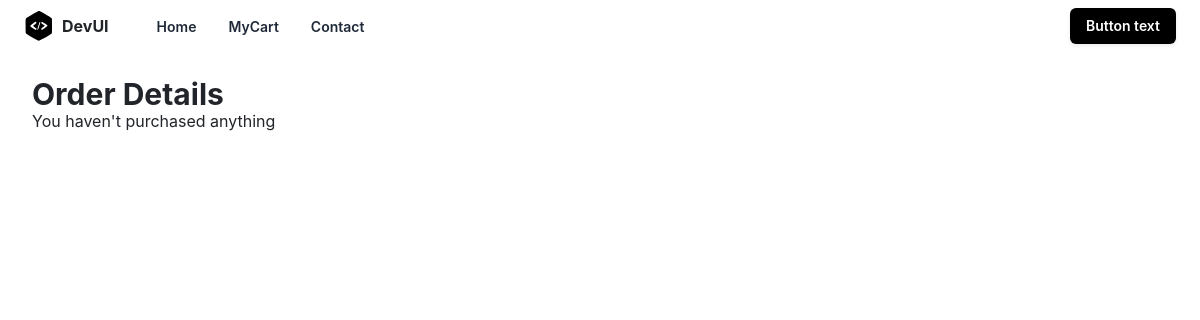
The page /orders/ (signed in) on the database as committed earlier.
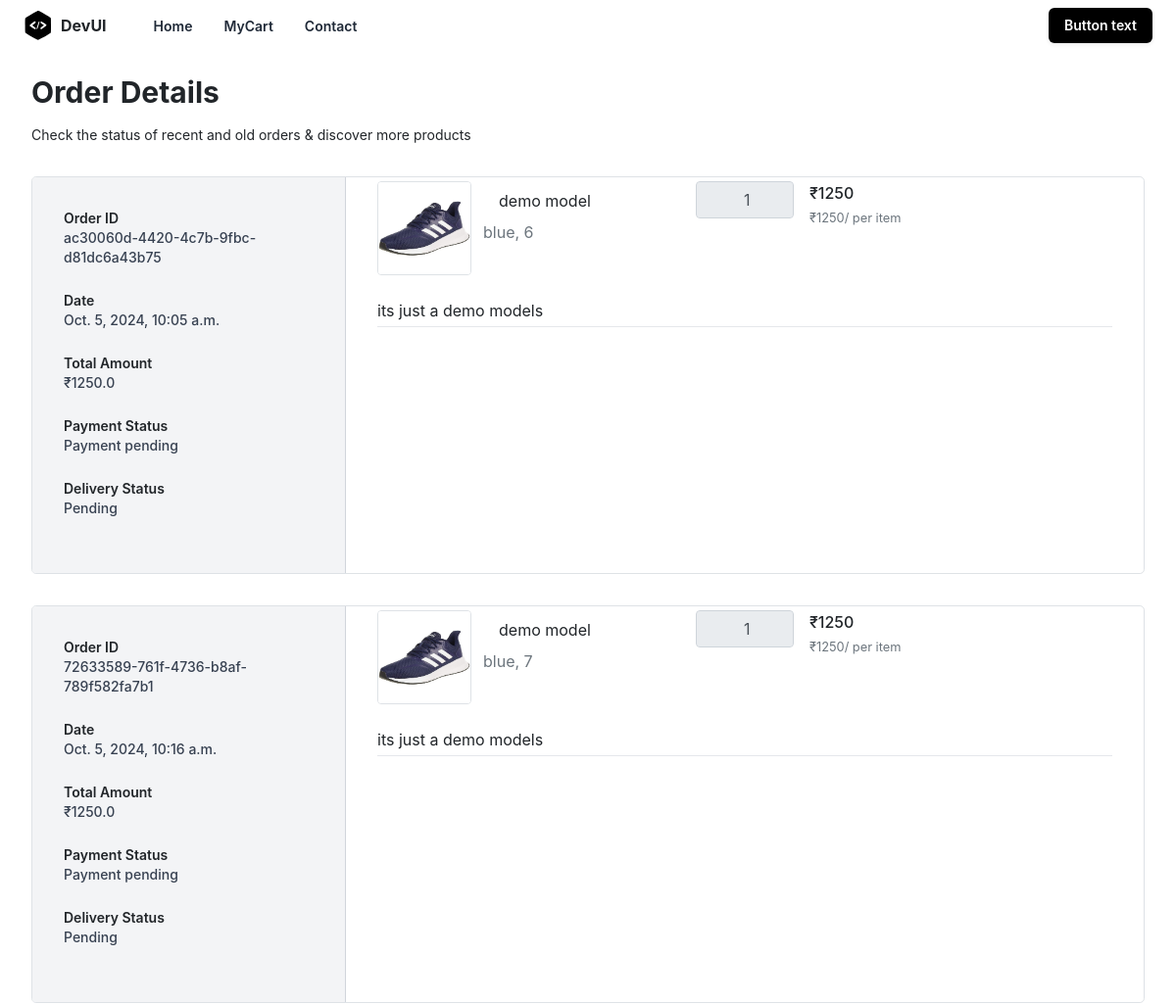
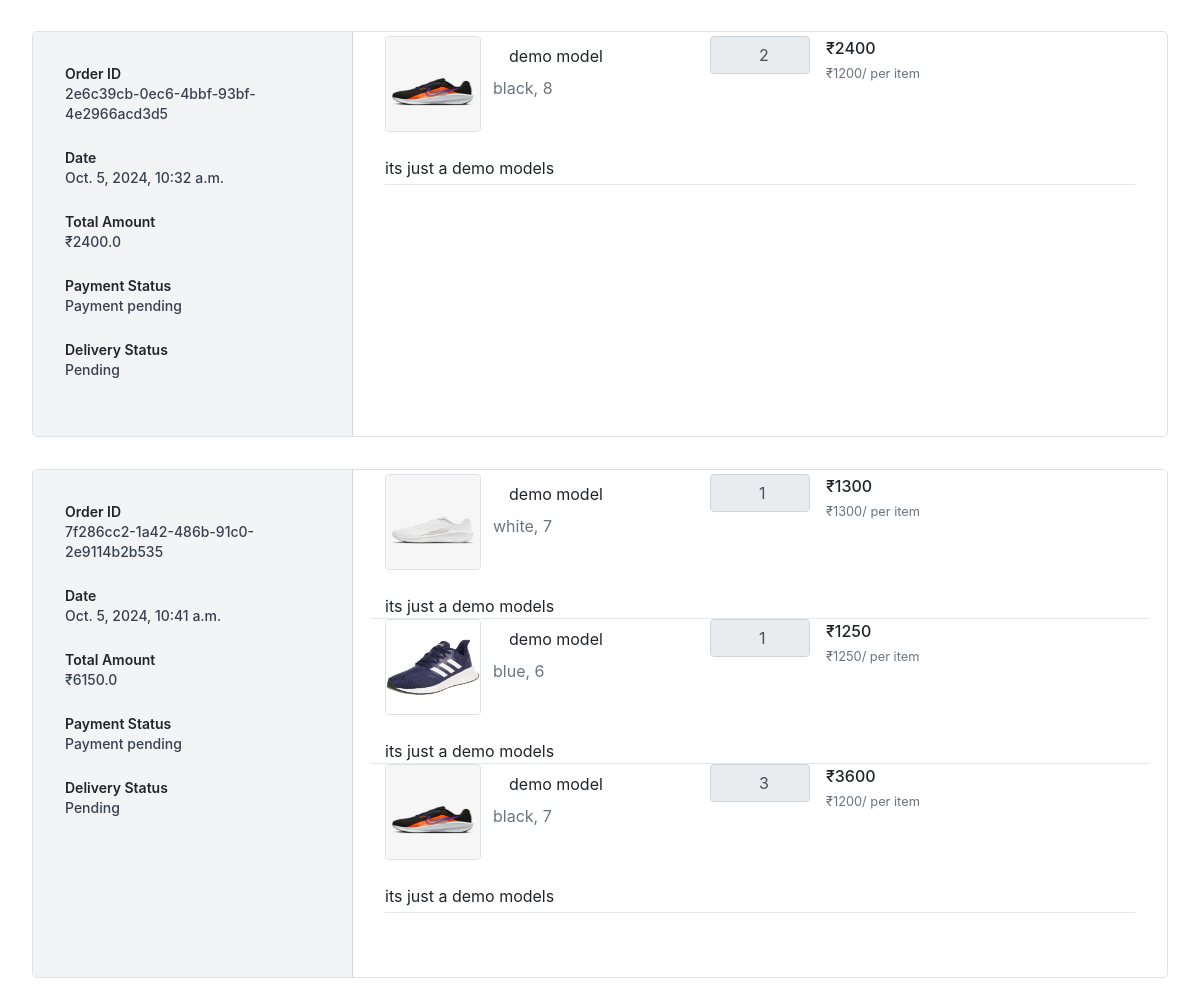
The same page on the database as committed later (2 pictures, top to bottom).
### store/models.py (models this page shows)
class OrderSummary(models.Model):
    STATUS_PENDING = 'Pending'
    STATUS_SHIPPED = 'Shipped'
    STATUS_DELIVERED = 'Dilivered'
    STATUS_CANCELLED = 'Cancelled'
    STATUS_CHOICES = [
        (STATUS_PENDING, 'Pending'),
        (STATUS_SHIPPED, 'Shipped'),
        (STATUS_DELIVERED, 'Delivered'),
        (STATUS_CANCELLED, 'Cancelled'),
    ]
    user_object=models.ForeignKey(User,on_delete=models.CASCADE,related_name="orders")
    cart_items_object=models.ManyToManyField(CartItems)
    shipping_address=models.ForeignKey(ShippingAddress,on_delete=models.CASCADE)
    order_id=models.CharField(max_length=200,null=True,unique=True)
    payment_method=models.CharField(max_length=200,null=True)
    delivery_status=models.CharField(
        max_length=200,
        choices=STATUS_CHOICES,
        default=STATUS_PENDING,
    )
    is_paid=models.BooleanField(default=False)
    created_date=models.DateTimeField(auto_now_add=True)
    updated_date=models.DateTimeField(auto_now=True)
    is_active=models.BooleanField(default=True)
    total=models.FloatField(null=True)

class CartItems(models.Model):
    wishlist_object=models.ForeignKey(Cart,on_delete=models.CASCADE,related_name="cart_items")
    product_variant_object=models.ForeignKey(ProductVariant,on_delete=models.CASCADE)
    size_variant=models.PositiveIntegerField(null=True)
    quantity=models.PositiveIntegerField(null=True)
    total=models.PositiveIntegerField(null=True)
    is_order_placed=models.BooleanField(default=False)
    created_date=models.DateTimeField(auto_now_add=True)
    updated_date=models.DateTimeField(auto_now=True)
    is_active=models.BooleanField(default=True)

class ProductVariant(models.Model):
    product_object=models.ForeignKey(Product,on_delete=models.CASCADE,related_name='product_variant')
    color_variant=models.CharField(max_length=100,null=True)
    variant_img=models.ImageField(upload_to="variant_pictures",default="/product_pictures/default.png")
    price_variant=models.PositiveIntegerField()
    created_date=models.DateTimeField(auto_now_add=True)
    updated_date=models.DateTimeField(auto_now=True)
    is_active=models.BooleanField(default=True)

class Product(models.Model):
    title=models.CharField(max_length=200)
    description=models.TextField()
    brand_object=models.ForeignKey(Brand,on_delete=models.CASCADE)
    category_object=models.ForeignKey(Category,on_delete=models.CASCADE)
    owner=models.ForeignKey(User,on_delete=models.CASCADE,related_name="projects")
    thumbnail=models.ImageField(upload_to="product_pictures",default="/product_pictures/default.png")
    size_objects=models.ManyToManyField(Size)
    price=models.PositiveIntegerField()
    created_date=models.DateTimeField(auto_now_add=True)
    updated_date=models.DateTimeField(auto_now=True)
    is_active=models.BooleanField(default=True)
    def __str__(self):
        return self.title

### store/views.py (the view)
# urls.py: path('orders/',views.OrderSummaryView.as_view(),name='orders')
class OrderSummaryView(View):
    def get(self,request,*args,**kwargs):
        orders=OrderSummary.objects.filter(user_object=request.user).order_by('created_date')
        return render(request,'store/order_summary.html',{'orders':orders})

### store/templates/store/order_summary.html
{%extends 'store/base.html'%}
{%block main_block%}
<div class="mx-auto my-4 max-w-6xl px-2 md:my-6 md:px-0">
    <h2 class="text-3xl font-bold">Order Details</h2>
    {%if orders%}
    <div class="mt-3 text-sm">
      Check the status of recent and old orders &amp; discover more products
    </div>
    {%for o in orders%}
    <div class="mt-8 flex flex-col overflow-hidden rounded-lg border border-gray-300 md:flex-row">
        <div class="w-full border-r border-gray-300 bg-gray-100 md:max-w-xs">
          <div class="p-8">
            <div class="grid grid-cols-2 sm:grid-cols-4 md:grid-cols-1">
              <div class="mb-4">
                <div class="text-sm font-semibold">Order ID</div>
                <div class="text-sm font-medium text-gray-700">{{o.order_id}}</div>
              </div>
              <div class="mb-4">
                <div class="text-sm font-semibold">Date</div>
                <div class="text-sm font-medium text-gray-700">{{o.created_date}}</div>
              </div>
              <div class="mb-4">
                <div class="text-sm font-semibold">Total Amount</div>
                <div class="text-sm font-medium text-gray-700">₹{{o.total}}</div>
              </div>
              <div class="mb-4">
                <div class="text-sm font-semibold">Payment Status</div>
                <div class="text-sm font-medium text-gray-700">{%if o.is_paid == True %}
                    Payment completed
                    {%else%}
                    Payment pending
                    {%endif%}
                </div>
                <br>
                <div class="text-sm font-semibold">Delivery Status</div>
                <div class="text-sm font-medium text-gray-700">
                    {{o.delivery_status}}
                </div>
              </div>
            </div>
          </div>
        </div>
        <div class="flex-1">
          <div class="p-8">
            <ul class="-my-7 divide-y divide-gray-200">
              {%for p in o.cart_items_object.all%}
              <div class="row gy-3 mb-4">
                <div class="col-lg-5">
                  <div class="me-lg-5">
                    <div class="d-flex">
                      <img src="{{p.product_variant_object.variant_img.url}}" class="border rounded me-3" style="width: 96px; height: 96px;" />
                      <div class="">
                        <p class="nav-link">{{p.product_variant_object.product_object}}</p>
                        <p class="text-muted">{{p.product_variant_object.color_variant}}, {{p.size_variant}}</p>
                      </div>
                    </div>
                  </div>
                </div>
                <div class="col-lg-2 col-sm-6 col-6 d-flex flex-row flex-lg-column flex-xl-row text-nowrap">
                  <div class="">
                    <input disabled style="width: 100px;" class="form-control me-4" value="        {{p.quantity}}">
                  </div>
                  <div class="">
                    <text class="h6">₹{{p.total}}</text> <br />
                    <small class="text-muted text-nowrap"> ₹{{p.product_variant_object.price_variant}}/ per item </small>
                  </div>
                </div>
                <div class="col-lg col-sm-6 d-flex justify-content-sm-center justify-content-md-start justify-content-lg-center justify-content-xl-end mb-2">
                </div>
              </div>
              {{p.product_variant_object.product_object.description}}
              {%endfor%}
            </ul>
            <hr class="my-8 border-t border-t-gray-200" />
          </div>
        </div>
      </div>
    {%endfor%}
    {%else%}
    <h3>You haven't purchased anything</h3>
    {%endif%}
  </div>
{%endblock%}

### store/templates/store/base.html (shortened to what this page needs)
<!DOCTYPE html>
<html lang="en">
<head>
    <script src="https://cdn.tailwindcss.com"></script>
    <link rel="stylesheet" href="https://stackpath.bootstrapcdn.com/bootstrap/4.5.2/css/bootstrap.min.css">
</head>
<body>
    <div class="relative w-full bg-white">
        <div class="mx-auto flex max-w-7xl items-center justify-between px-4 py-2 sm:px-6 lg:px-8">
          <div class="inline-flex items-center space-x-2">
            <span>
            </span>
            <span class="font-bold">DevUI</span>
          </div>
          <div class="hidden grow items-start lg:flex">
            <ul class="ml-12 inline-flex space-x-8">
              <li>
                <a
                  href="{%url 'index'%}"
                  class="text-sm font-semibold text-gray-800 hover:text-gray-900"
                >
                  Home
                </a>
              </li>
              <li>
                <a
                  href="{%url 'mycart'%}"
                  class="text-sm font-semibold text-gray-800 hover:text-gray-900"
                >
                  MyCart
                </a>
              </li>
              <li>
                <a
                  href="#"
                  class="text-sm font-semibold text-gray-800 hover:text-gray-900"
                >
                  Contact
                </a>
              </li>
            </ul>
          </div>
          <div class="hidden lg:block">
            <button
              type="button"
              class="rounded-md bg-black px-3 py-2 text-sm font-semibold text-white shadow-sm hover:bg-black/80 focus-visible:outline focus-visible:outline-2 focus-visible:outline-offset-2 focus-visible:outline-black"
            >
              Button text
            </button>
          </div>
        </div>
      </div>
      {%block main_block%}
      {%endblock%}
</body>
</html>

Rows that differ between the two databases and show on the page:
added OrderSummary: order_id "ac30060d-4420-4c7b-9fbc-d81dc6a43b75", created_date "Oct. 5, 2024, 10:05 a.m.", total "1250.0", is_paid "Payment pending", delivery_status "Pending"
now on this page (row edited): CartItems: product_variant_object.variant_img (picture), product_variant_object.product_object "demo model", product_variant_object.color_variant "blue", size_variant "6", quantity "1", total "1250", product_variant_object.price_variant "1250", product_variant_object.product_object.description "its just a demo models", shown under "ac30060d-4420-4c7b-9fbc-d81dc6a43b75"
added OrderSummary: order_id "72633589-761f-4736-b8af-789f582fa7b1", created_date "Oct. 5, 2024, 10:16 a.m.", total "1250.0", is_paid "Payment pending", delivery_status "Pending"
added CartItems: product_variant_object.variant_img (picture), product_variant_object.product_object "demo model", product_variant_object.color_variant "blue", size_variant "7", quantity "1", total "1250", product_variant_object.price_variant "1250", product_variant_object.product_object.description "its just a demo models", shown under "72633589-761f-4736-b8af-789f582fa7b1"
added OrderSummary: order_id "2e6c39cb-0ec6-4bbf-93bf-4e2966acd3d5", created_date "Oct. 5, 2024, 10:32 a.m.", total "2400.0", is_paid "Payment pending", delivery_status "Pending"
added CartItems: product_variant_object.variant_img (picture), product_variant_object.product_object "demo model", product_variant_object.color_variant "black", size_variant "8", quantity "2", total "2400", product_variant_object.price_variant "1200", product_variant_object.product_object.description "its just a demo models", shown under "2e6c39cb-0ec6-4bbf-93bf-4e2966acd3d5"
added OrderSummary: order_id "7f286cc2-1a42-486b-91c0-2e9114b2b535", created_date "Oct. 5, 2024, 10:41 a.m.", total "6150.0", is_paid "Payment pending", delivery_status "Pending"
added CartItems: product_variant_object.variant_img (picture), product_variant_object.product_object "demo model", product_variant_object.color_variant "white", size_variant "7", quantity "1", total "1300", product_variant_object.price_variant "1300", product_variant_object.product_object.description "its just a demo models", shown under "7f286cc2-1a42-486b-91c0-2e9114b2b535"
added CartItems: product_variant_object.variant_img (picture), product_variant_object.product_object "demo model", product_variant_object.color_variant "blue", size_variant "6", quantity "1", total "1250", product_variant_object.price_variant "1250", product_variant_object.product_object.description "its just a demo models", shown under "7f286cc2-1a42-486b-91c0-2e9114b2b535"
added CartItems: product_variant_object.variant_img (picture), product_variant_object.product_object "demo model", product_variant_object.color_variant "black", size_variant "7", quantity "3", total "3600", product_variant_object.price_variant "1200", product_variant_object.product_object.description "its just a demo models", shown under "7f286cc2-1a42-486b-91c0-2e9114b2b535"
Other text that changed with them:
text no longer shown: "You haven't purchased anything"
text now shown: "Check the status of recent and old orders & discover more products"
